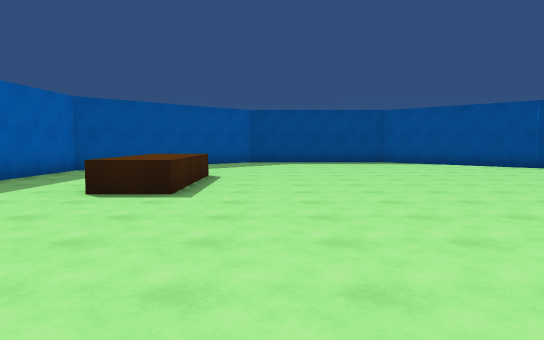
View 1 (above)

16 first-person views from a walk through a scene from a Unity 3-D project. The camera is 1.5 m above the floor, tilts 4° down and sees 70° across. The floor is counted in squares, 2 m on a side. Each view is taken from the middle of a square. On the plan, view 1 faces up. The plan holds only what a view shows up to about 12 squares ahead; the rest is blank. The place goes on beyond the plan. The player character is not drawn.

View 2
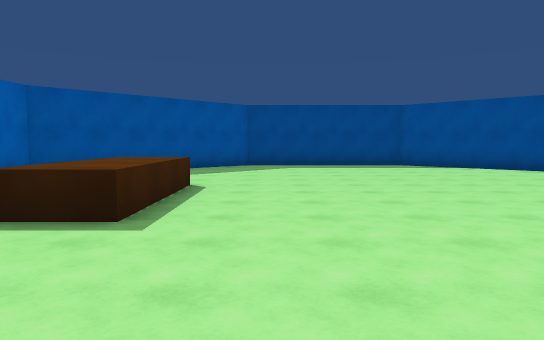

View 3
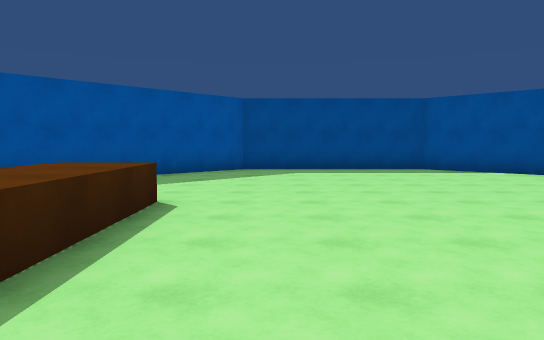

View 4
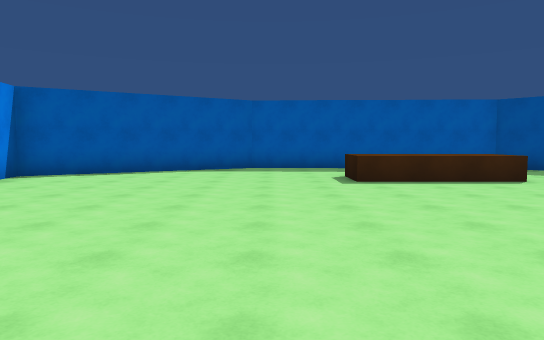

View 5
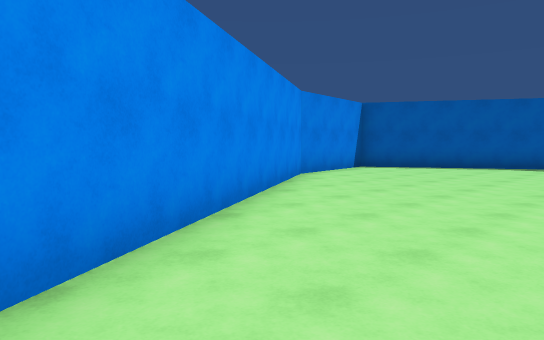

View 6
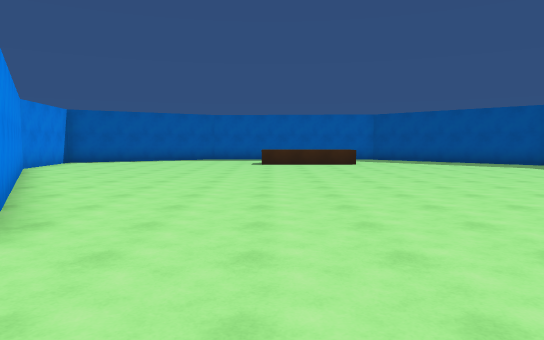

View 7
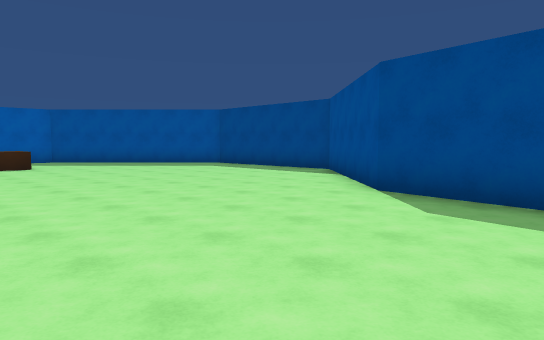

View 8
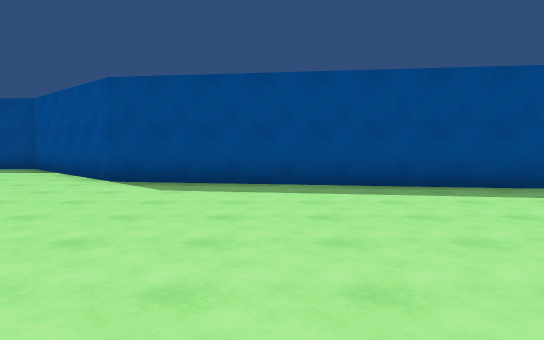

View 9
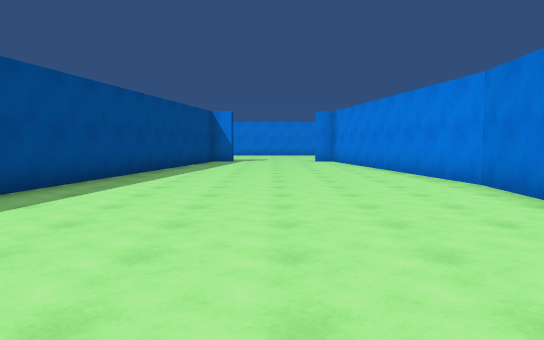

View 10
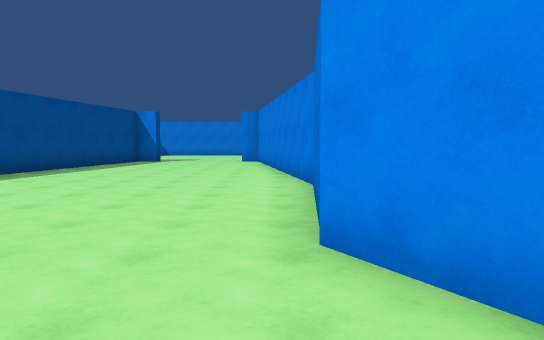

View 11
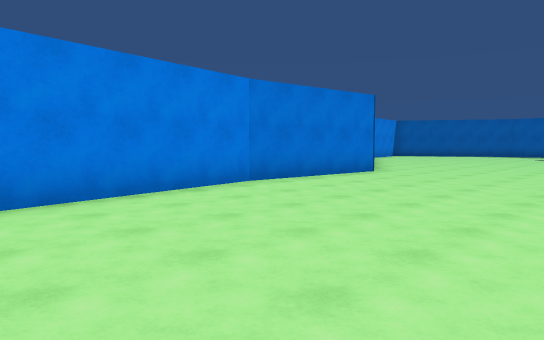

View 12
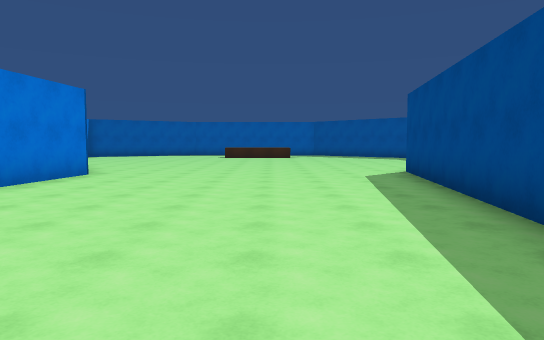

View 13
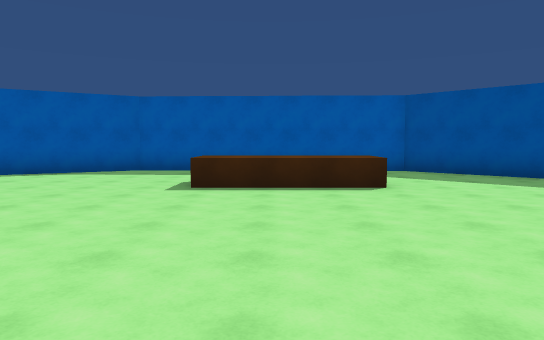

View 14
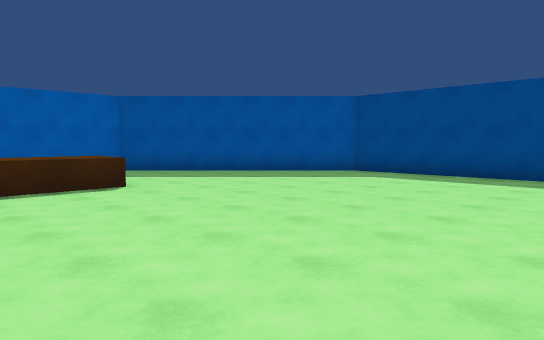

View 15
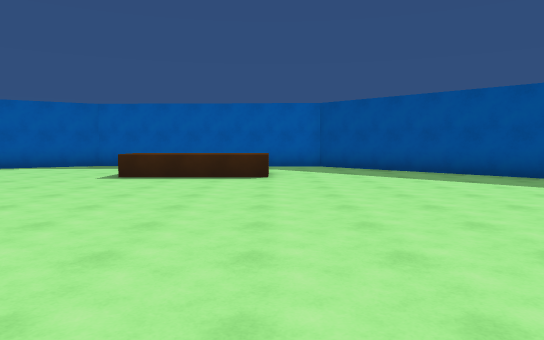

View 16
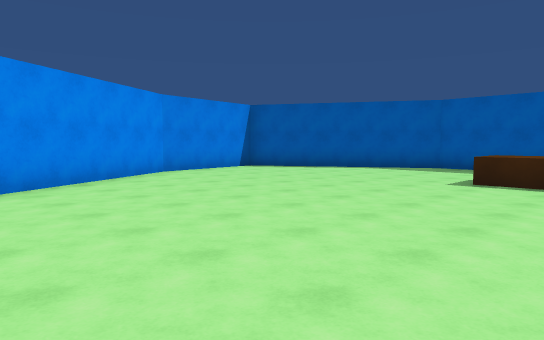

### Floor plan
Points are (right, up) in squares from view 1. A wall is a line through its corners. A room is listed if a view was taken in it or the views show most of it. See-through windows are left out.
Room 1 (views 1, 2, 3, 4, 5, 6, 7, 8, 9, 10, 11, 12, 13, 14, 15, 16)
walls: (12.9, 3.3) (18.1, 4); (18, 9.9) (7.9, 11.5) (4.3, 15) (-0.8, 15) (-5.3, 10.5) (-5.6, 3.4) (-2.7, -1.7) (0.8, -1.2) (8.8, 3.6) (13, 3.3)
low walls: (-1.5, 9) (-1.5, 5.6) (-2.8, 5.6)

Where each view was taken, in squares from view 1:
view 1: 0 up, 0 right, facing up
view 2: 2 up, 0 right, facing up
view 3: 4 up, 0 right, facing up
view 4: 4 up, 6 right, facing left
view 5: 5 up, 8 right, facing down-left
view 6: 6 up, 12 right, facing left
view 7: 6 up, 11 right, facing up-left
view 8: 4 up, 11 right, facing up
view 9: 7 up, 6 right, facing right
view 10: 4 up, 6 right, facing right
view 11: 9 up, 18 right, facing down-left
view 12: 8 up, 18 right, facing left
view 13: 7 up, 5 right, facing left
view 14: 6 up, 5 right, facing up-left
view 15: 9 up, 7 right, facing left
view 16: 8 up, 6 right, facing down-left
